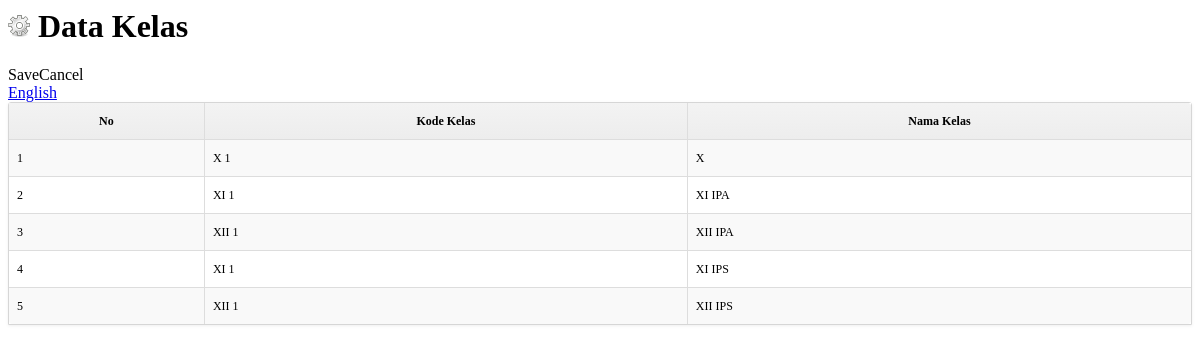
The page /admin/kelas/dataKelass.php on the database its author committed.
### tables this page shows
CREATE TABLE IF NOT EXISTS `kelas` (
  `id_kls` int(11) NOT NULL AUTO_INCREMENT,
  `kd_kls` varchar(15) NOT NULL,
  `nama_kls` varchar(25) NOT NULL,
  PRIMARY KEY (`id_kls`)
);

### admin/kelas/dataKelass.php (the view, shortened to what this page needs)
<link href="./../css/dataTables.css" rel="stylesheet">
<div class="heading">
      <h1><img src="../image/product.png" alt="" /> Data Kelas</h1>
      <div class="buttons"><a  class="button" id="save">Save</a><a  class="button" id="cancel">Cancel</a></div>
    </div>
     <div class="content">
<div id="tab-general">
          <div id="languages" class="htabs">
                        <a href="#" title="English" /> English</a>
                      </div>
                    <div id="language1">
                   <div id="container">
			<div class="box">
            	<div class="box-content nopadding">
					<table id="dt-example" cellpadding="0" cellspacing="0" border="0" class="table-dt table-striped-dt table-bordered-dt dataTable" >
						<thead>
							<tr>
								<th>No</th>
								<th>Kode Kelas</th>
								<th>Nama Kelas</th>
							</tr>
						</thead>
						<tbody>
                        <?php
						$no=1;
						$q=mysql_query("select * from kelas");
						while($data=mysql_fetch_array($q)){
						?>
							<tr class="gradeX">
								<td><?php echo $no; ?></td>
								<td>
									<?php echo $data[1]?>
									</td>
								<td><?php echo $data[2]?></td>
							</tr>
                            <?php $no++;}?>
						</tbody>
					</table>
				</div>
			</div>
		</div>
          </div>
                  </div>
                  </div>

### css/dataTables.css (style rules this page uses)
.table-dt { width: 100%; margin-bottom: 0px; font-size: 12px; }
.table-dt th, .table-dt td { padding: 8px; line-height: 20px; text-align: left; vertical-align: top; border-top: 1px solid #dddddd; }
.table-dt th { font-weight: bold; }
.table-dt thead th { vertical-align: bottom; }
.table-dt caption + thead tr:first-child th, .table-dt caption + thead tr:first-child td, .table-dt colgroup + thead tr:first-child th, .table-dt colgroup + thead tr:first-child td, .table-dt thead:first-child tr:first-child th, .table-dt thead:first-child tr:first-child td { border-top: 0; }
.table-striped-dt tbody > tr:nth-child(odd) > td, .table-striped-dt tbody > tr:nth-child(odd) > th { background-color: #f9f9f9; }
.table-bordered-dt { border: 1px solid #dddddd; border-collapse: separate; *border-collapse: collapse; border-left: 0; -webkit-border-radius: 0px; -moz-border-radius: 0px; border-radius: 0px; }
.table-bordered-dt th, .table-bordered-dt td { border-left: 1px solid #dddddd; }
.table-bordered-dt th:first-child, .table-bordered-dt td:first-child { border-left: 0px; }
.table-bordered-dt caption + thead tr:first-child th, .table-bordered-dt caption + tbody tr:first-child th, .table-bordered-dt caption + tbody tr:first-child td, .table-bordered-dt colgroup + thead tr:first-child th, .table-bordered-dt colgroup + tbody tr:first-child th, .table-bordered-dt colgroup + tbody tr:first-child td, .table-bordered-dt thead:first-child tr:first-child th, .table-bordered-dt tbody:first-child tr:first-child th, .table-bordered-dt tbody:first-child tr:first-child td { border-top: 0; }
.table-bordered-dt thead:first-child tr:first-child > th:first-child, .table-bordered-dt tbody:first-child tr:first-child > td:first-child, .table-bordered-dt tbody:first-child tr:first-child > th:first-child { -webkit-border-top-left-radius: 0px; border-top-left-radius: 0px; -moz-border-radius-topleft: 0px; }
.table-bordered-dt thead:first-child tr:first-child > th:last-child, .table-bordered-dt tbody:first-child tr:first-child > td:last-child, .table-bordered-dt tbody:first-child tr:first-child > th:last-child { -webkit-border-top-right-radius: 4px; border-top-right-radius: 4px; -moz-border-radius-topright: 4px; }
.table-bordered-dt thead:last-child tr:last-child > th:first-child, .table-bordered-dt tbody:last-child tr:last-child > td:first-child, .table-bordered-dt tbody:last-child tr:last-child > th:first-child, .table-bordered-dt tfoot:last-child tr:last-child > td:first-child, .table-bordered-dt tfoot:last-child tr:last-child > th:first-child { -webkit-border-bottom-left-radius: 4px; border-bottom-left-radius: 4px; -moz-border-radius-bottomleft: 4px; }
.table-bordered-dt thead:last-child tr:last-child > th:last-child, .table-bordered-dt tbody:last-child tr:last-child > td:last-child, .table-bordered-dt tbody:last-child tr:last-child > th:last-child, .table-bordered-dt tfoot:last-child tr:last-child > td:last-child, .table-bordered-dt tfoot:last-child tr:last-child > th:last-child { -webkit-border-bottom-right-radius: 4px; border-bottom-right-radius: 4px; -moz-border-radius-bottomright: 4px; }
.box { border: 1px solid #d6d6d6; box-shadow: 0 1px 3px rgba(100,100,100,0.1); border-radius: 3px 3px 0 0; overflow: visible; position: relative; }
.box-content, .box-content.collapse.in { background-color: #ffffff; padding: 0px; }
table th { background-color: #f2f2f2; background-image: -moz-linear-gradient(top, #f3f3f3, #ededed); background-image: -ms-linear-gradient(top, #f3f3f3, #ededed); background-image: -webkit-gradient(linear, 0 0, 0 100%, from(#f3f3f3), to(#ededed)); background-image: -webkit-linear-gradient(top, #f3f3f3, #ededed); background-image: -o-linear-gradient(top, #f3f3f3, #ededed); background-image: linear-gradient(top, #f3f3f3, #ededed); text-align: center !important; }
.nopadding .table-bordered-dt { border: 0; }

### rows shown on the page
kelas: kd_kls "X 1", nama_kls "X"
kelas: kd_kls "XI 1", nama_kls "XI IPA"
kelas: kd_kls "XII 1", nama_kls "XII IPA"
kelas: kd_kls "XI 1", nama_kls "XI IPS"
kelas: kd_kls "XII 1", nama_kls "XII IPS"
